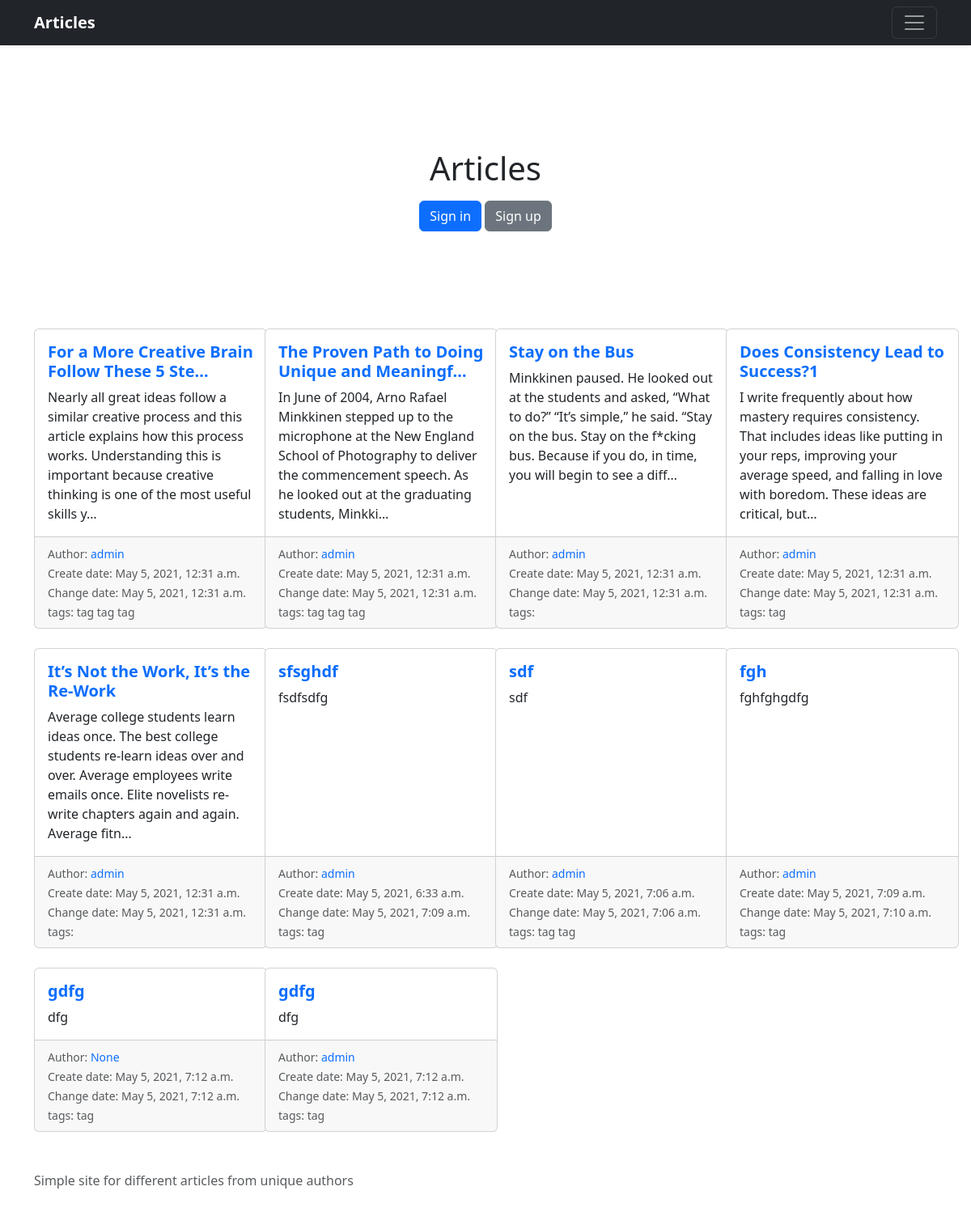
The app's page /, older data.
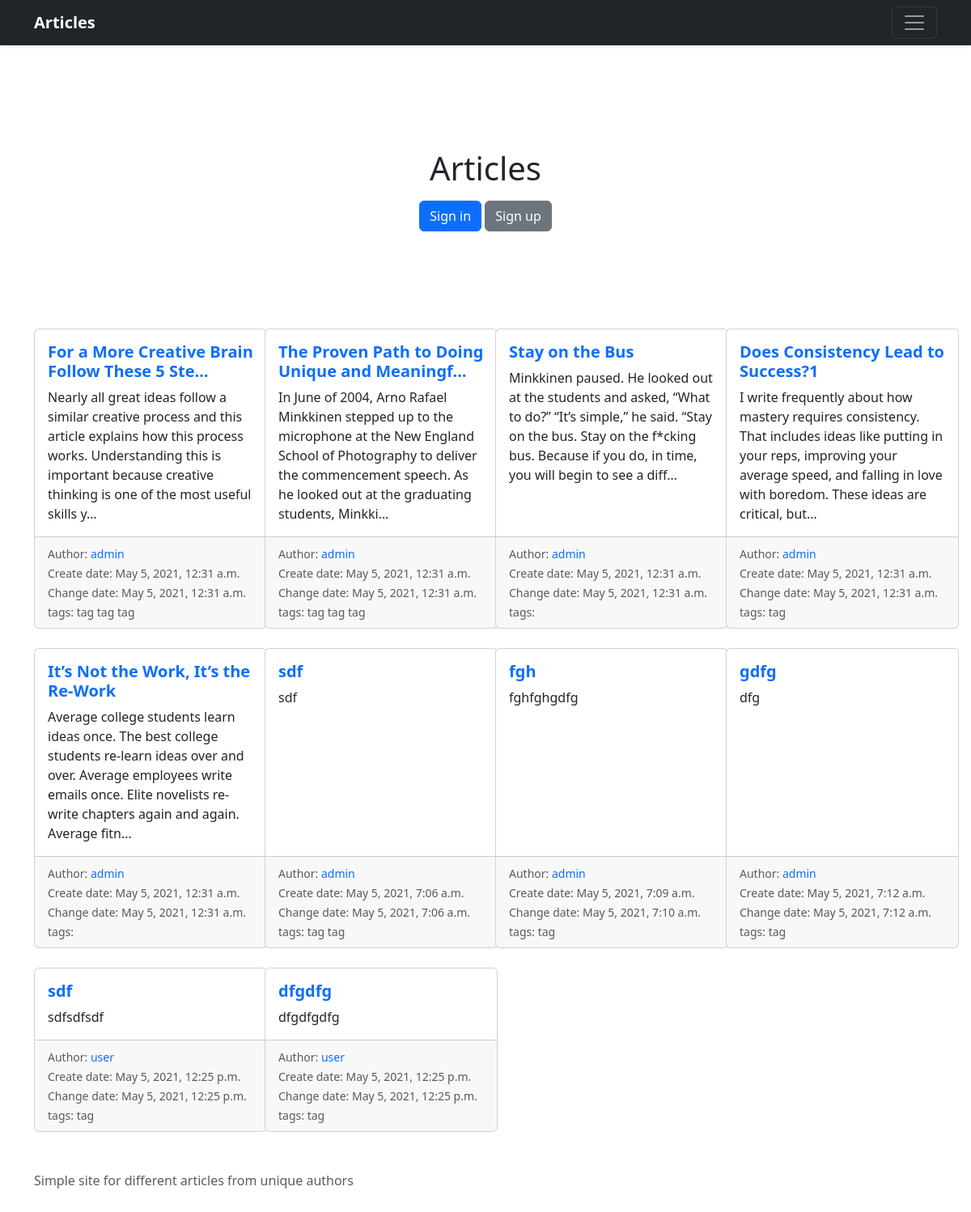
The same page, newer data.
### blog/models.py (models this page shows, shortened)
class Article(models.Model):
    title = models.CharField(max_length=100)
    text = models.TextField()
    author = models.ForeignKey(User, on_delete=models.SET_NULL, null=True)
    tags = models.ManyToManyField('Tag', blank=True)
    create_date = models.DateTimeField(auto_now_add=True)
    change_date = models.DateTimeField(auto_now=True)
    def get_absolute_url(self):
        return reverse("articleDetail", kwargs={'pk': self.pk})
    class Meta:
        verbose_name = "Article"
        verbose_name_plural = "Articles"

class Tag(models.Model):
    name = models.CharField(max_length=50, verbose_name="Tag name")
    def __str__(self):
        return self.name
    class Meta:
        verbose_name = "Tag"
        verbose_name_plural = "Tags"

### blog/views.py (the view)
# urls.py: path('', MainPageView.as_view(), name='mainPage'),
class MainPageView(TemplateView):
    template_name = 'blog/main_page.html'
    def get(self, request):
        articles = get_articles()
        return render(request, self.template_name, get_context_from_articles(articles))

### blog/services.py (called while the page is built)
def get_articles(**kwargs) -> QuerySet:
    return Article.objects.filter(**kwargs)

def get_context_from_articles(articles: QuerySet) -> dict:
    return {'articles': articles} if articles else {'message': 'Article(s) does not exist(s)'}

### templates/blog/main_page.html (shortened to what this page needs)
{% extends 'base.html' %}
{% block content %}
    <main>
        <section class="py-5 text-center container">
            <div class="row py-lg-5">
                <div class="col-lg-6 col-md-8 mx-auto">
                    <h1 class="fw-light"><strong>Articles</strong></h1>
                    {% if user.is_authenticated %}
                        <p> Hello {{ user.get_username }}</p>
                        <a href="{% url 'allArticlesByUser' user.get_username %}" class="btn btn-primary my-2">Go to your
                            articles</a>
                    {% else %}
                        <a href="{% url 'login' %}" class="btn btn-primary my-2">Sign in</a>
                        <a href="{% url 'registration' %}" class="btn btn-secondary my-2">Sign up</a>
                    {% endif %}
                </div>
            </div>
        </section>
        {% if articles %}
            <div class="album">
                <div class="row row-cols-1 row-cols-sm-2 row-cols-md-4 g-4">
                    {% for article in articles %}
                        <div class="col">
                            <div class="card h-100" style="width: 18rem;">
                                <div class="card-body">
                                    <h5 class="card-title"><a href="{{ article.get_absolute_url }}">
                                        <strong>{{ article.title|truncatechars:45 }}</strong> </a></h5>
                                    <p class="card-text">{{ article.text|truncatechars:200 }}</p>
                                </div>
                                <div class="card-footer">
                                    <small class="text-muted">
                                        Author: <a
                                            href="{% url 'allArticlesByUser' article.author %}">{{ article.author }}</a>
                                        <br> Create date: {{ article.create_date }}
                                        <br> Change date: {{ article.change_date }}
                                        <br> tags:
                                        {% for tag in article.tags.all %}
                                            {{ tag }}
                                        {% endfor %}
                                    </small>
                                </div>
                            </div>
                        </div>
                    {% endfor %}
                </div>
            </div>
        {% endif %}
    </main>
{% endblock content %}

Row changes from the older to the newer data that the page shows:
removed Article: title "sfsghdf", text "fsdfsdfg", author "admin", create_date "May 5, 2021, 6:33 a.m.", change_date "May 5, 2021, 7:09 a.m.", Tag (name "tag")
removed Article: title "gdfg", text "dfg", author "None", create_date "May 5, 2021, 7:12 a.m.", change_date "May 5, 2021, 7:12 a.m.", Tag (name "tag")
added Article: title "sdf", text "sdfsdfsdf", author "user", create_date "May 5, 2021, 12:25 p.m.", change_date "May 5, 2021, 12:25 p.m.", Tag (name "tag")
added Article: title "dfgdfg", text "dfgdfgdfg", author "user", create_date "May 5, 2021, 12:25 p.m.", change_date "May 5, 2021, 12:25 p.m.", Tag (name "tag")
